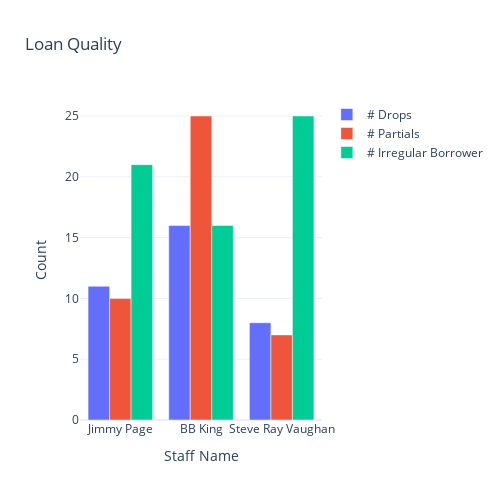

The notebook cell saved with this chart:
### Code cell
fig1 = go.Figure(data=[go.Bar(name = '# Drops',x = loan_quality['Staff Name'],y = loan_quality['# Drops']),
                       go.Bar(name = '# Partials',x = loan_quality['Staff Name'],y = loan_quality['# Partials']),
                       go.Bar(name = '# Irregular Borrower', x = loan_quality['Staff Name'],y = loan_quality['# Irregular Borrower'])
                      ]
                )

fig1.update_layout(template="plotly_white",
    width=500,height=500,
    title="Loan Quality",
    xaxis_title="Staff Name",
    yaxis_title="Count"
    #legend_title="Legend Title",
    #font=dict(
    #    family="Courier New, monospace",
    #    size=18,
    #    color="RebeccaPurple"
    #)
)

fig1.show()

### Figure 1 — Plotly figure (JSON) as saved in the notebook; plotly's stock layout.template omitted (floating-point values rounded to 4 significant figures)
{"data": [{"name": "# Drops", "type": "bar", "x": ["Jimmy Page", "BB King", "Steve Ray Vaughan"], "y": [11, 16, 8]}, {"name": "# Partials", "type": "bar", "x": ["Jimmy Page", "BB King", "Steve Ray Vaughan"], "y": [10, 25, 7]}, {"name": "# Irregular Borrower", "type": "bar", "x": ["Jimmy Page", "BB King", "Steve Ray Vaughan"], "y": [21, 16, 25]}], "layout": {"height": 500, "title": {"text": "Loan Quality"}, "width": 500, "xaxis": {"autorange": true, "range": [-0.5, 2.5], "title": {"text": "Staff Name"}, "type": "category"}, "yaxis": {"autorange": true, "range": [0, 26.32], "title": {"text": "Count"}, "type": "linear"}}}
